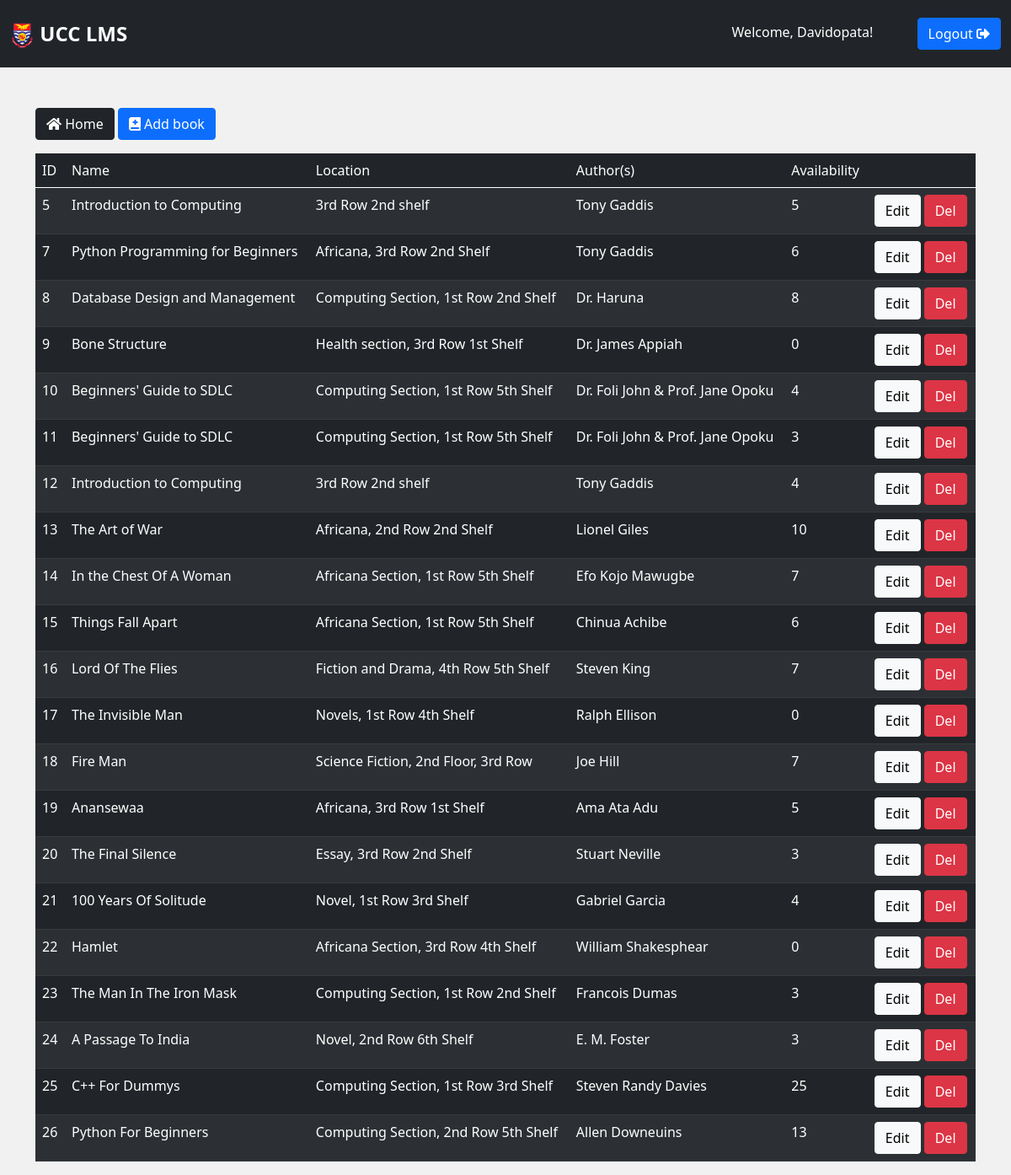
The app's page /view-books/ (signed in) with its own data.
### ucclms/models.py (models this page shows, shortened)
class Book(models.Model):
    title = models.CharField(max_length = 255, blank=False, null=False)
    publisher = models.CharField(max_length = 255, blank=True, null=True)
    availability = models.IntegerField(default=0, blank=True, null=True)
    year = models.CharField(max_length = 4, blank=True, null=True)
    author = models.CharField(max_length = 255, blank=True, null=True)
    location = models.CharField(max_length = 255, blank=True, null=True)

### ucclms/views.py (the view)
# urls.py: path('view-books/', views.viewBooks, name='view-books'),
@login_required(login_url='login')
def viewBooks(request):
    books = Book.objects.all()
    context = {'books': books}
    return render(request, 'ucclms/view-books.html', context)

### ucclms/templates/ucclms/view-books.html (shortened to what this page needs)
{% extends 'base.html' %}
{% block content %}
<div class="container users mt-5">
    <a href="{% url 'admin-dashboard' %}" class="btn btn-dark mb-2"><i class="fas fa-home"></i> Home</a>
    <a href="{% url 'add-book' %}" class="btn btn-primary mb-2"><i class="fas fa-book-medical"></i> Add book</a>
    <table class="table table-striped p-3 table-dark mt-2">
        <thead>
            <tr>
                <td>ID</td>
                <td>Name</td>
                <td>Location</td>
                <td>Author(s)</td>
                <td>Availability</td>
                <td></td>
            </tr>
        </thead>
        <tbody>
            {% for book in books %}
            <tr>
                <td>{{book.id}}</td>
                <td>{{book.title}}</td>
                <td>{{book.location}}</td>
                <td>{{book.author}}</td>
                <td>{{book.availability}}</td>
                <td>
                    <a href="{% url 'edit-book' book.id %}" class="btn btn-light">Edit</a>
                    <a href="{% url 'delete-book' book.id %}" class="btn btn-danger">Del</a>
                </td>
            </tr>
            {% endfor %}
        </tbody>
    </table>
</div>
    {% endblock %}

### templates/base.html (shortened to what this page needs)
<!DOCTYPE html>
{% load static %}
<html lang="en">
<head>
    <link rel="stylesheet" type="text/css" href="{% static '/css/all.min.css' %}">
    <link rel="stylesheet" type="text/css" href="{% static '/css/sign-up.css' %}">
    <link rel="stylesheet" type="text/css" href="{% static '/css/bootstrap.css' %}">
    <link rel="stylesheet" type="text/css" href="{% static '/css/main.css' %}">
    <link rel="stylesheet" type="text/css" href="{% static '/css/dashstyle.css' %}">
</head>
<body>
    <nav class="navbar navbar-dark bg-dark py-3">
        <div class="container-fluid">
            <div class="logo"><a href="/"><img src="{% static '/img/ucc_web_logo.png' %}" alt="logo.png" height='30px'> UCC LMS</a></div>
            <div class="right">
                <span id="hello-msg" class="mx-5" style="text-transform: capitalize; color: white;">Welcome, {{request.user}}!</span>
                <a href="{% url 'logout' %}" class="btn btn-primary">
                    Logout <i class="fas fa-sign-out-alt"></i>
                </a>
            </div>
        </div>
    </nav>
    {% block content %}
    {% endblock %}
</body>
</html>

### static/css/main.css (style rules this page uses)
* { margin: 0; padding: 0; box-sizing: border-box; }
body { background-color: rgb(241, 241, 241); }
a { text-decoration: none; }
nav.navbar { height: 10vh; }
nav.navbar a { color: #fff; }
nav .logo { font-weight: bold; font-size: 1.5rem; }

### records on screen
Book: id "5", title "Introduction to Computing", location "3rd Row 2nd shelf", author "Tony Gaddis", availability "5"
Book: id "7", title "Python Programming for Beginners", location "Africana, 3rd Row 2nd Shelf", author "Tony Gaddis", availability "6"
Book: id "8", title "Database Design and Management", location "Computing Section, 1st Row 2nd Shelf", author "Dr. Haruna", availability "8"
Book: id "9", title "Bone Structure", location "Health section, 3rd Row 1st Shelf", author "Dr. James Appiah", availability "0"
Book: id "10", title "Beginners' Guide to SDLC", location "Computing Section, 1st Row 5th Shelf", author "Dr. Foli John & Prof. Jane Opoku", availability "4"
Book: id "11", title "Beginners' Guide to SDLC", location "Computing Section, 1st Row 5th Shelf", author "Dr. Foli John & Prof. Jane Opoku", availability "3"
Book: id "12", title "Introduction to Computing", location "3rd Row 2nd shelf", author "Tony Gaddis", availability "4"
Book: id "13", title "The Art of War", location "Africana, 2nd Row 2nd Shelf", author "Lionel Giles", availability "10"
Book: id "14", title "In the Chest Of A Woman", location "Africana Section, 1st Row 5th Shelf", author "Efo Kojo Mawugbe", availability "7"
Book: id "15", title "Things Fall Apart", location "Africana Section, 1st Row 5th Shelf", author "Chinua Achibe", availability "6"
Book: id "16", title "Lord Of The Flies", location "Fiction and Drama, 4th Row 5th Shelf", author "Steven King", availability "7"
Book: id "17", title "The Invisible Man", location "Novels, 1st Row 4th Shelf", author "Ralph Ellison", availability "0"
Book: id "18", title "Fire Man", location "Science Fiction, 2nd Floor, 3rd Row", author "Joe Hill", availability "7"
Book: id "19", title "Anansewaa", location "Africana, 3rd Row 1st Shelf", author "Ama Ata Adu", availability "5"
Book: id "20", title "The Final Silence", location "Essay, 3rd Row 2nd Shelf", author "Stuart Neville", availability "3"
Book: id "21", title "100 Years Of Solitude", location "Novel, 1st Row 3rd Shelf", author "Gabriel Garcia", availability "4"
Book: id "22", title "Hamlet", location "Africana Section, 3rd Row 4th Shelf", author "William Shakesphear", availability "0"
Book: id "23", title "The Man In The Iron Mask", location "Computing Section, 1st Row 2nd Shelf", author "Francois Dumas", availability "3"
Book: id "24", title "A Passage To India", location "Novel, 2nd Row 6th Shelf", author "E. M. Foster", availability "3"
Book: id "25", title "C++ For Dummys", location "Computing Section, 1st Row 3rd Shelf", author "Steven Randy Davies", availability "25"
Book: id "26", title "Python For Beginners", location "Computing Section, 2nd Row 5th Shelf", author "Allen Downeuins", availability "13"

### other values on screen
{{ request.user }} "Davidopata"
